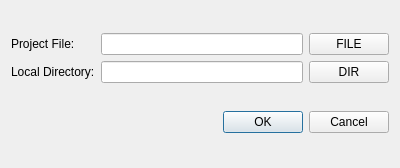
<?xml version="1.0" encoding="UTF-8"?>
<ui version="4.0">
 <class>PogadeImport</class>
 <widget class="QDialog" name="PogadeImport">
  <property name="geometry">
   <rect>
    <x>0</x>
    <y>0</y>
    <width>400</width>
    <height>168</height>
   </rect>
  </property>
  <property name="windowTitle">
   <string>Dialog</string>
  </property>
  <layout class="QVBoxLayout" name="verticalLayout">
   <item>
    <layout class="QGridLayout" name="gridLayout">
     <item row="2" column="2">
      <widget class="QPushButton" name="buttonDirectory">
       <property name="text">
        <string>DIR</string>
       </property>
      </widget>
     </item>
     <item row="1" column="0">
      <widget class="QLabel" name="label">
       <property name="text">
        <string>Project File:</string>
       </property>
      </widget>
     </item>
     <item row="1" column="1">
      <widget class="QLineEdit" name="lineFile"/>
     </item>
     <item row="2" column="1">
      <widget class="QLineEdit" name="lineDirectory"/>
     </item>
     <item row="1" column="2">
      <widget class="QPushButton" name="buttonFile">
       <property name="text">
        <string>FILE</string>
       </property>
      </widget>
     </item>
     <item row="2" column="0">
      <widget class="QLabel" name="label_2">
       <property name="text">
        <string>Local Directory:</string>
       </property>
      </widget>
     </item>
    </layout>
   </item>
   <item>
    <widget class="QDialogButtonBox" name="buttonBox">
     <property name="orientation">
      <enum>Qt::Horizontal</enum>
     </property>
     <property name="standardButtons">
      <set>QDialogButtonBox::Cancel|QDialogButtonBox::Ok</set>
     </property>
    </widget>
   </item>
  </layout>
 </widget>
 <resources/>
 <connections>
  <connection>
   <sender>buttonBox</sender>
   <signal>accepted()</signal>
   <receiver>PogadeImport</receiver>
   <slot>extractProject()</slot>
   <hints>
    <hint type="sourcelabel">
     <x>248</x>
     <y>254</y>
    </hint>
    <hint type="destinationlabel">
     <x>157</x>
     <y>274</y>
    </hint>
   </hints>
  </connection>
  <connection>
   <sender>buttonBox</sender>
   <signal>rejected()</signal>
   <receiver>PogadeImport</receiver>
   <slot>reject()</slot>
   <hints>
    <hint type="sourcelabel">
     <x>316</x>
     <y>260</y>
    </hint>
    <hint type="destinationlabel">
     <x>286</x>
     <y>274</y>
    </hint>
   </hints>
  </connection>
  <connection>
   <sender>buttonFile</sender>
   <signal>clicked()</signal>
   <receiver>PogadeImport</receiver>
   <slot>selectFile()</slot>
   <hints>
    <hint type="sourcelabel">
     <x>349</x>
     <y>43</y>
    </hint>
    <hint type="destinationlabel">
     <x>199</x>
     <y>83</y>
    </hint>
   </hints>
  </connection>
  <connection>
   <sender>buttonDirectory</sender>
   <signal>clicked()</signal>
   <receiver>PogadeImport</receiver>
   <slot>selectDir()</slot>
   <hints>
    <hint type="sourcelabel">
     <x>349</x>
     <y>94</y>
    </hint>
    <hint type="destinationlabel">
     <x>199</x>
     <y>83</y>
    </hint>
   </hints>
  </connection>
  <connection>
   <sender>lineFile</sender>
   <signal>textChanged(QString)</signal>
   <receiver>PogadeImport</receiver>
   <slot>checkInputData()</slot>
   <hints>
    <hint type="sourcelabel">
     <x>207</x>
     <y>43</y>
    </hint>
    <hint type="destinationlabel">
     <x>199</x>
     <y>83</y>
    </hint>
   </hints>
  </connection>
  <connection>
   <sender>lineDirectory</sender>
   <signal>textChanged(QString)</signal>
   <receiver>PogadeImport</receiver>
   <slot>checkInputData()</slot>
   <hints>
    <hint type="sourcelabel">
     <x>207</x>
     <y>94</y>
    </hint>
    <hint type="destinationlabel">
     <x>199</x>
     <y>83</y>
    </hint>
   </hints>
  </connection>
 </connections>
 <slots>
  <slot>selectFile()</slot>
  <slot>selectDir()</slot>
  <slot>extractProject()</slot>
  <slot>checkInputData()</slot>
 </slots>
</ui>
